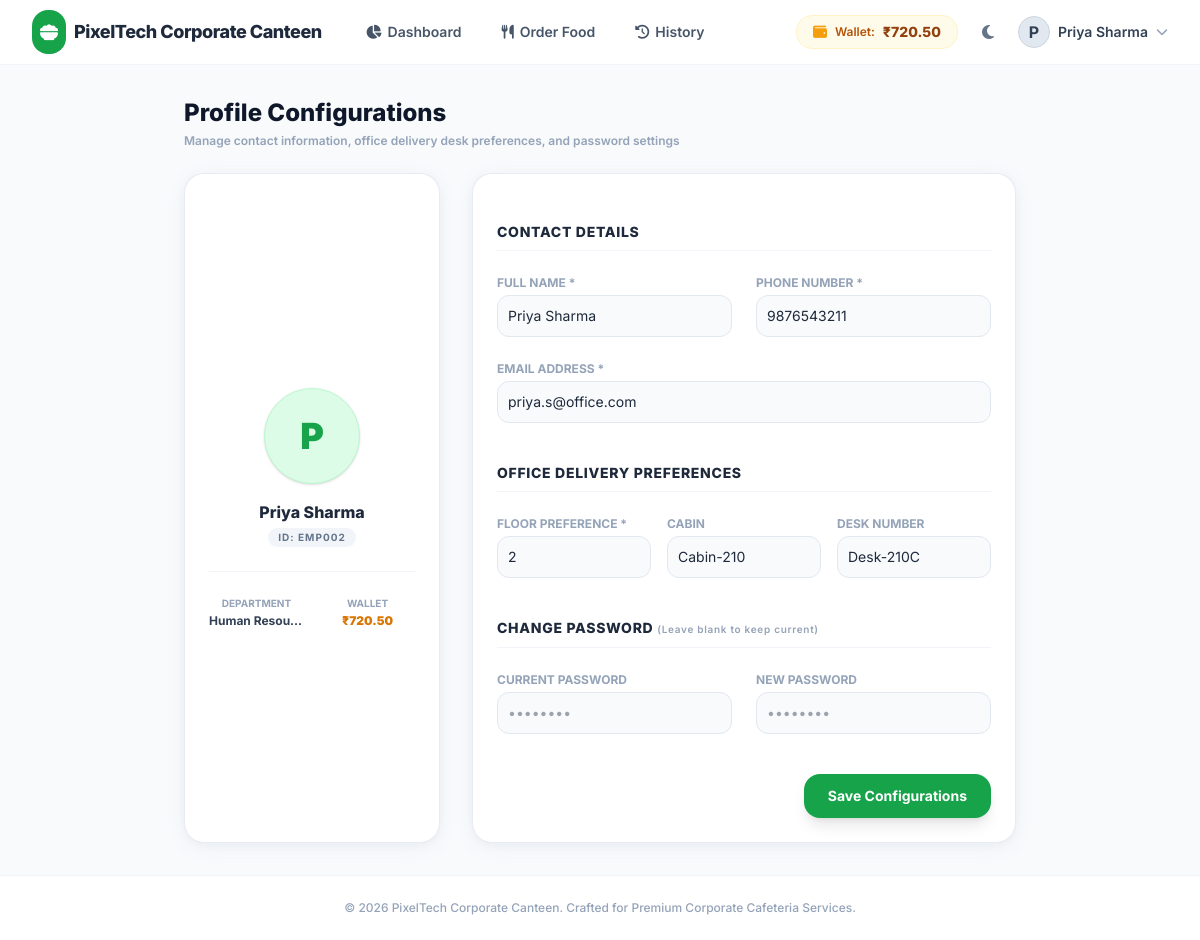
Page /employee/profile.php (signed in) on the committed database.
### tables this page shows
CREATE TABLE `employees` (
  `id` INT AUTO_INCREMENT PRIMARY KEY,
  `employee_id` VARCHAR(50) UNIQUE NOT NULL,
  `name` VARCHAR(100) NOT NULL,
  `department` VARCHAR(100) NOT NULL,
  `phone` VARCHAR(20) NOT NULL,
  `email` VARCHAR(100) NOT NULL UNIQUE,
  `password_hash` VARCHAR(255) NOT NULL,
  `status` ENUM('active', 'inactive') DEFAULT 'active',
  `floor` INT NOT NULL,
  `cabin` VARCHAR(50) DEFAULT NULL,
  `desk_number` VARCHAR(50) DEFAULT NULL,
  `wallet_balance` DECIMAL(10,2) DEFAULT 500.00,
  `created_at` TIMESTAMP DEFAULT CURRENT_TIMESTAMP
);

### includes/auth.php (called while the page is built, shortened)
<?php
function is_employee_logged_in() {
    return isset($_SESSION['employee_logged_in']) && $_SESSION['employee_logged_in'] === true && isset($_SESSION['employee_id']);
}

### employee/profile.php (the view, shortened to what this page needs)
<?php
require_once dirname(__DIR__) . '/includes/header.php';
?>
<div class="max-w-4xl mx-auto px-4 sm:px-6 lg:px-8 py-8">
    <div class="mb-6">
        <h1 class="text-2xl font-extrabold text-slate-900 dark:text-white">Profile Configurations</h1>
        <p class="text-xs font-semibold text-slate-400 mt-1">Manage contact information, office delivery desk preferences, and password settings</p>
    </div>
    <div class="grid grid-cols-1 lg:grid-cols-3 gap-8">
        <div class="premium-card p-6 text-center flex flex-col items-center justify-center">
            <div class="relative w-24 h-24 rounded-full bg-brand-100 dark:bg-brand-900/30 border border-brand-200 dark:border-brand-800 flex items-center justify-center text-brand-600 dark:text-brand-400 font-black text-4xl mb-4 shadow">
                <?php echo strtoupper(substr($employee_data['name'], 0, 1)); ?>
            </div>
            <h3 class="text-base font-extrabold text-slate-800 dark:text-slate-200"><?php echo htmlspecialchars($employee_data['name']); ?></h3>
            <span class="px-2.5 py-0.5 mt-1 rounded-full text-[10px] font-bold bg-slate-100 dark:bg-slate-700/50 text-slate-500 uppercase tracking-widest">
                ID: <?php echo $employee_data['employee_id']; ?>
            </span>
            <div class="w-full grid grid-cols-2 gap-4 mt-6 pt-6 border-t border-slate-100 dark:border-slate-700/50 text-center">
                <div>
                    <span class="block text-[10px] font-bold text-slate-400 uppercase">Department</span>
                    <span class="text-xs font-bold text-slate-700 dark:text-slate-300 mt-0.5 block truncate"><?php echo htmlspecialchars($employee_data['department']); ?></span>
                </div>
                <div>
                    <span class="block text-[10px] font-bold text-slate-400 uppercase">Wallet</span>
                    <span class="text-xs font-black text-amber-600 dark:text-amber-400 mt-0.5 block">₹<?php echo number_format($employee_data['wallet_balance'], 2); ?></span>
                </div>
            </div>
        </div>
        <div class="premium-card p-6 lg:col-span-2">
            <form id="profile-form" class="space-y-6">
                <h3 class="text-sm font-extrabold text-slate-800 dark:text-white uppercase tracking-wider pb-2 border-b border-slate-100 dark:border-slate-700/50">
                    Contact Details
                </h3>
                <div class="grid grid-cols-1 sm:grid-cols-2 gap-6">
                    <div>
                        <label class="block text-xs font-bold text-slate-400 uppercase">Full Name *</label>
                        <input type="text" name="name" required value="<?php echo htmlspecialchars($employee_data['name']); ?>"
                               class="mt-1 block w-full border border-slate-200 dark:border-slate-700 rounded-xl p-2.5 text-sm bg-slate-50 dark:bg-slate-900 focus:ring-2 focus:ring-brand-600 focus:outline-none transition-all">
                    </div>
                    <div>
                        <label class="block text-xs font-bold text-slate-400 uppercase">Phone Number *</label>
                        <input type="text" name="phone" required value="<?php echo htmlspecialchars($employee_data['phone']); ?>"
                               class="mt-1 block w-full border border-slate-200 dark:border-slate-700 rounded-xl p-2.5 text-sm bg-slate-50 dark:bg-slate-900 focus:ring-2 focus:ring-brand-600 focus:outline-none transition-all">
                    </div>
                    <div class="sm:col-span-2">
                        <label class="block text-xs font-bold text-slate-400 uppercase">Email Address *</label>
                        <input type="email" name="email" required value="<?php echo htmlspecialchars($employee_data['email']); ?>"
                               class="mt-1 block w-full border border-slate-200 dark:border-slate-700 rounded-xl p-2.5 text-sm bg-slate-50 dark:bg-slate-900 focus:ring-2 focus:ring-brand-600 focus:outline-none transition-all">
                    </div>
                </div>
                <h3 class="text-sm font-extrabold text-slate-800 dark:text-white uppercase tracking-wider pb-2 border-b border-slate-100 dark:border-slate-700/50 pt-4">
                    Office Delivery preferences
                </h3>
                <div class="grid grid-cols-3 gap-4">
                    <div>
                        <label class="block text-xs font-bold text-slate-400 uppercase">Floor preference *</label>
                        <input type="number" name="floor" required min="1" max="10" value="<?php echo $employee_data['floor']; ?>"
                               class="mt-1 block w-full border border-slate-200 dark:border-slate-700 rounded-xl p-2.5 text-sm bg-slate-50 dark:bg-slate-900 focus:ring-2 focus:ring-brand-600 focus:outline-none transition-all">
                    </div>
                    <div>
                        <label class="block text-xs font-bold text-slate-400 uppercase">Cabin</label>
                        <input type="text" name="cabin" value="<?php echo htmlspecialchars($employee_data['cabin'] ?? ''); ?>"
                               class="mt-1 block w-full border border-slate-200 dark:border-slate-700 rounded-xl p-2.5 text-sm bg-slate-50 dark:bg-slate-900 focus:ring-2 focus:ring-brand-600 focus:outline-none transition-all">
                    </div>
                    <div>
                        <label class="block text-xs font-bold text-slate-400 uppercase">Desk Number</label>
                        <input type="text" name="desk_number" value="<?php echo htmlspecialchars($employee_data['desk_number'] ?? ''); ?>"
                               class="mt-1 block w-full border border-slate-200 dark:border-slate-700 rounded-xl p-2.5 text-sm bg-slate-50 dark:bg-slate-900 focus:ring-2 focus:ring-brand-600 focus:outline-none transition-all">
                    </div>
                </div>
                <h3 class="text-sm font-extrabold text-slate-800 dark:text-white uppercase tracking-wider pb-2 border-b border-slate-100 dark:border-slate-700/50 pt-4">
                    Change Password <span class="text-[10px] text-slate-400 font-semibold normal-case">(Leave blank to keep current)</span>
                </h3>
                <div class="grid grid-cols-1 sm:grid-cols-2 gap-6">
                    <div>
                        <label class="block text-xs font-bold text-slate-400 uppercase">Current Password</label>
                        <input type="password" name="current_password" placeholder="••••••••"
                               class="mt-1 block w-full border border-slate-200 dark:border-slate-700 rounded-xl p-2.5 text-sm bg-slate-50 dark:bg-slate-900 focus:ring-2 focus:ring-brand-600 focus:outline-none transition-all">
                    </div>
                    <div>
                        <label class="block text-xs font-bold text-slate-400 uppercase">New Password</label>
                        <input type="password" name="new_password" placeholder="••••••••"
                               class="mt-1 block w-full border border-slate-200 dark:border-slate-700 rounded-xl p-2.5 text-sm bg-slate-50 dark:bg-slate-900 focus:ring-2 focus:ring-brand-600 focus:outline-none transition-all">
                    </div>
                </div>
                <div class="pt-4 flex justify-end">
                    <button type="submit" id="save-profile-btn"
                            class="px-6 py-3 bg-brand-600 hover:bg-brand-700 text-white text-sm font-bold rounded-2xl shadow-lg transition-all transform active:scale-95">
                        Save Configurations
                    </button>
                </div>
            </form>
        </div>
    </div>
</div>
<?php require_once dirname(__DIR__) . '/includes/footer.php'; ?>

### includes/header.php (shortened to what this page needs)
<?php
require_once dirname(__DIR__) . '/includes/auth.php';
$company_name = "Office Canteen";
try {
    $stmt = $pdo->query("SELECT setting_key, setting_value FROM settings");
    $settings = [];
    while ($row = $stmt->fetch()) {
        $settings[$row['setting_key']] = $row['setting_value'];
    }
    if (isset($settings['company_name'])) $company_name = $settings['company_name'];
} catch (\Exception $e) {
}
$employee_data = null;
if (is_employee_logged_in()) {
    $stmt = $pdo->prepare("SELECT * FROM employees WHERE id = ?");
    $stmt->execute([$_SESSION['employee_db_id']]);
    $employee_data = $stmt->fetch();
}
?>
<!DOCTYPE html>
<html lang="en" class="h-full">
<head>
    <link rel="stylesheet" href="https://cdnjs.cloudflare.com/ajax/libs/font-awesome/6.4.0/css/all.min.css">
    <script src="https://cdn.tailwindcss.com"></script>
    <link rel="stylesheet" href="/assets/css/style.css">
</head>
<body class="h-full flex flex-col bg-slate-50 dark:bg-slate-900 transition-colors duration-200">
    <?php if (is_employee_logged_in()): ?>
    <nav class="bg-white dark:bg-slate-800 border-b border-slate-100 dark:border-slate-700 sticky top-0 z-40 transition-colors">
        <div class="max-w-7xl mx-auto px-4 sm:px-6 lg:px-8">
            <div class="flex justify-between h-16">
                <div class="flex">
                    <a href="/employee/dashboard.php" class="flex-shrink-0 flex items-center space-x-2">
                        <div class="p-2 rounded-2xl bg-brand-600 text-white flex items-center justify-center">
                            <i class="fas fa-bowl-food text-lg"></i>
                        </div>
                        <span class="font-extrabold text-lg text-slate-800 dark:text-white tracking-tight">
                            <?php echo htmlspecialchars($company_name); ?>
                        </span>
                    </a>
                    <div class="hidden md:ml-8 md:flex md:space-x-4 md:items-center">
                        <a href="/employee/dashboard.php" class="px-3 py-2 rounded-2xl text-sm font-semibold transition-all <?php echo (strpos($_SERVER['REQUEST_URI'], 'dashboard.php') !== false) ? 'bg-brand-50 text-brand-600 dark:bg-brand-500/10 dark:text-brand-500' : 'text-slate-600 dark:text-slate-300 hover:bg-slate-50 dark:hover:bg-slate-700' ?>">
                            <i class="fas fa-chart-pie mr-1.5"></i>Dashboard
                        </a>
                        <a href="/employee/order.php" class="px-3 py-2 rounded-2xl text-sm font-semibold transition-all <?php echo (strpos($_SERVER['REQUEST_URI'], 'order.php') !== false) ? 'bg-brand-50 text-brand-600 dark:bg-brand-500/10 dark:text-brand-500' : 'text-slate-600 dark:text-slate-300 hover:bg-slate-50 dark:hover:bg-slate-700' ?>">
                            <i class="fas fa-utensils mr-1.5"></i>Order Food
                        </a>
                        <a href="/employee/order-history.php" class="px-3 py-2 rounded-2xl text-sm font-semibold transition-all <?php echo (strpos($_SERVER['REQUEST_URI'], 'order-history.php') !== false) ? 'bg-brand-50 text-brand-600 dark:bg-brand-500/10 dark:text-brand-500' : 'text-slate-600 dark:text-slate-300 hover:bg-slate-50 dark:hover:bg-slate-700' ?>">
                            <i class="fas fa-clock-rotate-left mr-1.5"></i>History
                        </a>
                    </div>
                </div>
                <div class="hidden md:flex items-center space-x-4">
                    <div class="flex items-center space-x-2 px-4 py-1.5 bg-amber-50 dark:bg-amber-950/20 border border-amber-100 dark:border-amber-900/30 rounded-2xl">
                        <i class="fas fa-wallet text-amber-500 text-sm"></i>
                        <span class="text-xs font-semibold text-amber-700 dark:text-amber-400">Wallet:</span>
                        <span class="text-sm font-extrabold text-amber-800 dark:text-amber-300">₹<?php echo number_format($employee_data['wallet_balance'] ?? 0.00, 2); ?></span>
                    </div>
                    <button onclick="toggleDarkMode()" class="p-2 rounded-2xl text-slate-500 hover:text-slate-700 dark:text-slate-400 dark:hover:text-slate-200 hover:bg-slate-100 dark:hover:bg-slate-700 transition-colors">
                        <i class="fas fa-moon dark:hidden"></i>
                    </button>
                    <div class="relative group">
                        <button class="flex items-center space-x-2 focus:outline-none py-2">
                            <div class="w-8 h-8 rounded-full bg-slate-200 flex items-center justify-center text-slate-700 font-bold border border-slate-300 dark:border-slate-600">
                                <?php echo strtoupper(substr($employee_data['name'] ?? 'E', 0, 1)); ?>
                            </div>
                            <span class="text-sm font-semibold text-slate-700 dark:text-slate-300"><?php echo htmlspecialchars($employee_data['name'] ?? 'Employee'); ?></span>
                            <i class="fas fa-chevron-down text-xs text-slate-400"></i>
                        </button>
                    </div>
                </div>
            </div>
        </div>
    </nav>
    <?php endif; ?>
    <main class="flex-grow">

### assets/css/style.css (style rules this page uses)
:root { --primary: #16A34A; --accent: #F59E0B; --background: #F8FAFC; --card: #FFFFFF; --font-family: 'Inter', sans-serif; }
body { font-family: var(--font-family); background-color: var(--background); color: #1E293B; }
.premium-card { border-radius: 20px; background: #FFFFFF; box-shadow: 0 4px 20px -2px rgba(148, 163, 184, 0.12), 0 2px 8px -1px rgba(148, 163, 184, 0.08); transition: all 250ms cubic-bezier(0.4, 0, 0.2, 1); border: 1px solid rgba(226, 232, 240, 0.8); }

### rows in the picture
employees: wallet_balance "720.50", name "P", name "Priya Sharma", employee "EMP002", department "Human Resou…", phone "9876543211", email "priya.s@office.com", floor "2", cabin "Cabin-210", desk_number "Desk-210C"

### other values in the picture
$company_name "PixelTech Corporate Canteen"
